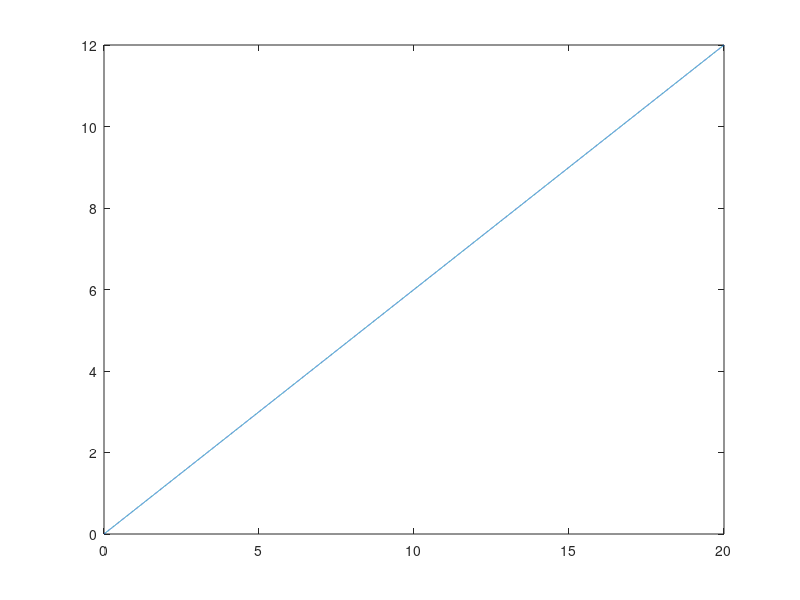
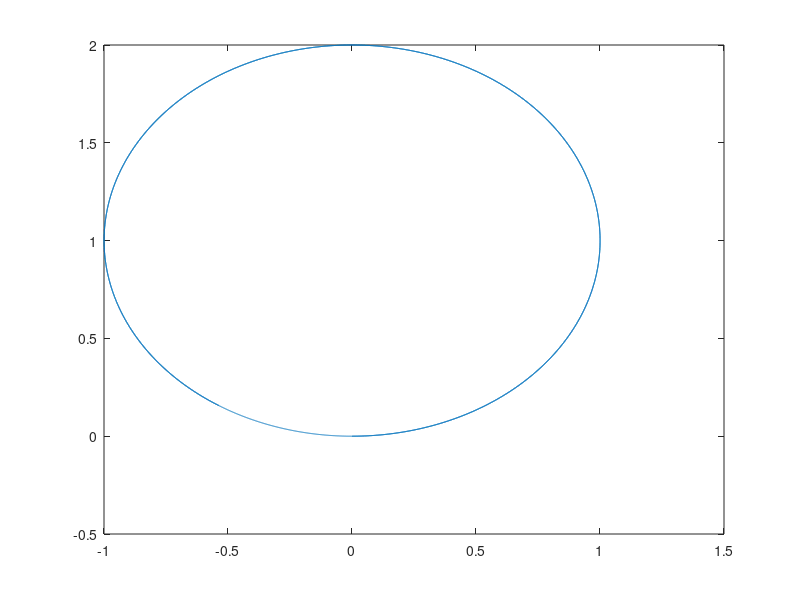

MATLAB code for these plots, in order:
%% UGV trajectory generation
% always start from [0 0 0]

% Experimental time [s]
T = 20;
Ts = 1e-3;

% %% x, y trajectories and theta angles to track
% trajectory.signals.values = zeros(T/Ts,2);
% trajectory.signals.dimensions = 2;
% trajectory.time = zeros(T/Ts,1);
% 
% heading.signals.values = zeros(T/Ts,1);
% heading.signals.dimensions = 1;
% heading.time = zeros(T/Ts,1);
% m = 0.5;
% 
% for i = 0:(T/Ts-1)
%     trajectory.signals.values(i+1,:) = [Ts*i, m*Ts*i];
%     heading.signals.values(i+1,:) = atan(m);
%     trajectory.time(i+1) = Ts*i;
% end
% 
% heading.time = trajectory.time;

%% linear and angular desired velocities
constant_desired_velocity_v = 0.6;
constant_desired_velocity_w = 0.6;

w_ref.signals.values = zeros(T/Ts,1);
w_ref.signals.dimensions = 1;
w_ref.time = zeros(T/Ts,1);

v_ref.signals.values = zeros(T/Ts,1);
v_ref.signals.dimensions = 1;
v_ref.time = zeros(T/Ts,1);

for i = 1:(T/Ts-1)
    w_ref.signals.values(i+1) = constant_desired_velocity_v;
    v_ref.signals.values(i+1) = constant_desired_velocity_w;
    w_ref.time(i+1) = Ts*i;
    
end
v_ref.time = w_ref.time;

% obtain the trajectory in x,y,theta
pos_trajectory.signals.values = zeros(T/Ts,2);
head_trajectory.signals.values = zeros(T/Ts,1);
pos_trajectory.signals.dimensions = 2;
head_trajectory.signals.dimensions = 1;
pos_trajectory.time = v_ref.time;
head_trajectory.time = v_ref.time;

for i = 1:(T/Ts-1)
    head_trajectory.signals.values(i+1,1) = head_trajectory.signals.values(i,1) + constant_desired_velocity_w*Ts;  % theta
    pos_trajectory.signals.values(i+1,1) = (pos_trajectory.signals.values(i,1) + constant_desired_velocity_v*cos(head_trajectory.signals.values(i,1))*Ts);  % x
    pos_trajectory.signals.values(i+1,2) = (pos_trajectory.signals.values(i,2) + constant_desired_velocity_v*sin(head_trajectory.signals.values(i,1))*Ts); 
 
end

plot(head_trajectory.time, head_trajectory.signals.values);
figure(2)
plot(pos_trajectory.signals.values(:,1), pos_trajectory.signals.values(:,2)),